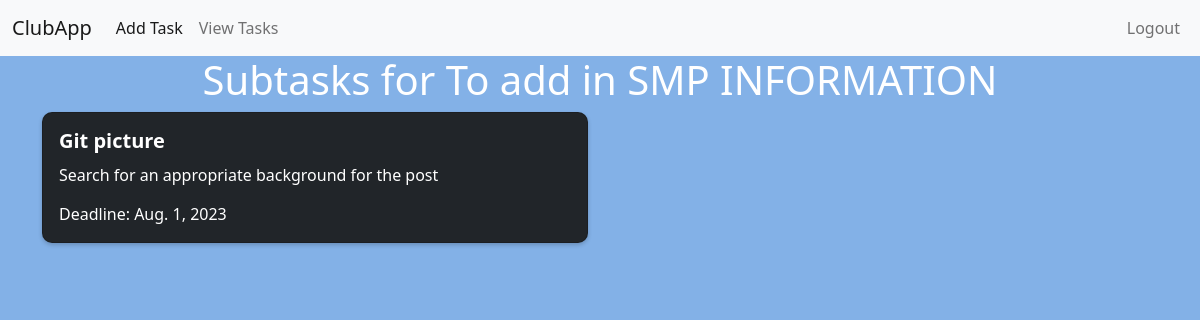
Page /subtask/4/ (signed in) on the committed database.
### first/models.py (models this page shows, shortened)
class Task(models.Model):
    author = models.ForeignKey(User, on_delete=models.CASCADE)
    title = models.CharField(max_length=200)
    club = models.CharField(max_length=200)
    description = models.TextField()
    created_at = models.DateTimeField(auto_now_add=True)
    deadline = models.DateField(validators=[MinValueValidator(datetime.date.today)], null=True)
    MEDIA_CHOICES = (
        ("Instagram", "Instagram"),
        ("Whatsapp", "Whatsapp"),
        ("LinkedIn", "LinkedIn"),
    )
    socialmedia = models.CharField(max_length=9, choices=MEDIA_CHOICES, default="LinkedIn")

class SubTasks(models.Model):
    task = models.ForeignKey(Task, on_delete=models.CASCADE,related_name='subtasks')
    sub_title = models.CharField(max_length=200)
    sub_description = models.TextField()
    sub_deadline = models.DateField(validators=[MinValueValidator(datetime.date.today)], null=True)

### first/views.py (the view)
# urls.py: path('subtask/<int:task_id>/', views.subtask, name='subtask'),
@login_required(login_url='/login')
def subtask(request, task_id):
    task = Task.objects.get(id=task_id)
    subtasks = SubTasks.objects.filter(task=task)
    return render(request, 'first/subtask.html', {"subtasks": subtasks,"task": task })

### first/templates/first/subtask.html (shortened to what this page needs)
{% extends 'first/base.html' %}
{% load static %}
{% block content %}
<link rel="stylesheet" href="{% static 'first/style.css' %}">
<div class="container text-white">
    <div class="row">
        <div class="col">
            <center><h1>Subtasks for {{ task.title }} </h1></center>
        </div>
    </div>
    <div class="row">
        {% for subtask in subtasks %}
        <div class="col-lg-6">
            <div class="card mb-4 text-white bg-dark">
                <div class="card-body">
                    <h5 class="card-title">{{ subtask.sub_title }}</h5>
                    <p class="card-text">{{ subtask.sub_description }}</p>
                    <p class="card-text">Deadline: {{ subtask.sub_deadline }}</p>
                </div>
            </div>
        </div>
        {% empty %}
        <div class="col">
            <p>No Subtasks Found</p>
        </div>
        {% endfor %}
    </div>
</div>
{% endblock content %}

### first/static/first/style.css (style rules this page uses)
body { background-color: rgba(8, 101, 208, 0.5); }
.card { background-color: #ffffff; border-radius: 10px; margin-bottom: 20px; box-shadow: 0 2px 4px rgba(0, 0, 0, 0.2); }
.card-title { font-size: 20px; font-weight: bold; margin-bottom: 10px; }
.card-text { margin-bottom: 15px; }

### rows in the picture
Task: title "To add in SMP INFORMATION"
SubTasks: sub_title "Git picture", sub_description "Search for an appropriate background for the post", sub_deadline "Aug. 1, 2023"
